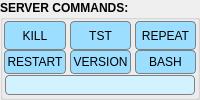
        <widget class="QGroupBox" name="groupBox_COMMON_COMMANDS">
         <property name="sizePolicy">
          <sizepolicy hsizetype="Preferred" vsizetype="Fixed">
           <horstretch>0</horstretch>
           <verstretch>1</verstretch>
          </sizepolicy>
         </property>
         <property name="font">
          <font>
           <weight>75</weight>
           <bold>true</bold>
          </font>
         </property>
         <property name="styleSheet">
          <string notr="true"/>
         </property>
         <property name="title">
          <string>SERVER COMMANDS:</string>
         </property>
         <property name="flat">
          <bool>true</bool>
         </property>
         <property name="checkable">
          <bool>false</bool>
         </property>
         <layout class="QGridLayout" name="gridLayout" columnstretch="0,0,0">
          <property name="leftMargin">
           <number>1</number>
          </property>
          <property name="topMargin">
           <number>1</number>
          </property>
          <property name="rightMargin">
           <number>1</number>
          </property>
          <property name="bottomMargin">
           <number>1</number>
          </property>
          <property name="horizontalSpacing">
           <number>4</number>
          </property>
          <property name="verticalSpacing">
           <number>0</number>
          </property>
          <item row="2" column="2">
           <widget class="QPushButton" name="pushButton_SRV_BASH">
            <property name="font">
             <font>
              <weight>50</weight>
              <bold>false</bold>
             </font>
            </property>
            <property name="styleSheet">
             <string notr="true">QPushButton {
    border: 1px solid grey;
    border-radius: 4px;
    background-color: rgb(155, 222, 255);
	margin:0;
	padding:2;
	min-height:18
 }

 QPushButton:pressed {
    background-color: rgb(200, 250, 255);
	border: 1px solid white;
 }</string>
            </property>
            <property name="text">
             <string>BASH</string>
            </property>
           </widget>
          </item>
          <item row="2" column="1">
           <widget class="QPushButton" name="pushButton_SRV_VERSION">
            <property name="sizePolicy">
             <sizepolicy hsizetype="Minimum" vsizetype="Fixed">
              <horstretch>1</horstretch>
              <verstretch>1</verstretch>
             </sizepolicy>
            </property>
            <property name="font">
             <font>
              <weight>50</weight>
              <bold>false</bold>
             </font>
            </property>
            <property name="styleSheet">
             <string notr="true">QPushButton {
    border: 1px solid grey;
    border-radius: 4px;
    background-color: rgb(155, 222, 255);
	margin:0;
	padding:2;
	min-height:18
 }

 QPushButton:pressed {
    background-color: rgb(200, 250, 255);
	border: 1px solid white;
 }</string>
            </property>
            <property name="text">
             <string>VERSION</string>
            </property>
           </widget>
          </item>
          <item row="2" column="0">
           <widget class="QPushButton" name="pushButton_SRV_RESTART">
            <property name="sizePolicy">
             <sizepolicy hsizetype="Minimum" vsizetype="Fixed">
              <horstretch>1</horstretch>
              <verstretch>1</verstretch>
             </sizepolicy>
            </property>
            <property name="font">
             <font>
              <weight>50</weight>
              <bold>false</bold>
             </font>
            </property>
            <property name="styleSheet">
             <string notr="true">QPushButton {
    border: 1px solid grey;
    border-radius: 4px;
    background-color: rgb(155, 222, 255);
	margin:0;
	padding:2;
	min-height:18
 }

 QPushButton:pressed {
    background-color: rgb(200, 250, 255);
	border: 1px solid white;
 }</string>
            </property>
            <property name="text">
             <string>RESTART</string>
            </property>
           </widget>
          </item>
          <item row="1" column="0">
           <widget class="QPushButton" name="pushButton_SRV_KILL">
            <property name="sizePolicy">
             <sizepolicy hsizetype="Minimum" vsizetype="Minimum">
              <horstretch>1</horstretch>
              <verstretch>1</verstretch>
             </sizepolicy>
            </property>
            <property name="font">
             <font>
              <weight>50</weight>
              <bold>false</bold>
             </font>
            </property>
            <property name="styleSheet">
             <string notr="true">QPushButton {
    border: 1px solid grey;
    border-radius: 4px;
    background-color: rgb(155, 222, 255);
	margin:0;
	padding:2;
	min-height:18
 }

 QPushButton:pressed {
    background-color: rgb(200, 250, 255);
	border: 1px solid white;
 }</string>
            </property>
            <property name="text">
             <string>KILL</string>
            </property>
            <property name="default">
             <bool>false</bool>
            </property>
            <property name="flat">
             <bool>false</bool>
            </property>
           </widget>
          </item>
          <item row="1" column="1">
           <widget class="QPushButton" name="pushButton_SRV_TST">
            <property name="sizePolicy">
             <sizepolicy hsizetype="Minimum" vsizetype="Minimum">
              <horstretch>1</horstretch>
              <verstretch>1</verstretch>
             </sizepolicy>
            </property>
            <property name="font">
             <font>
              <weight>50</weight>
              <bold>false</bold>
             </font>
            </property>
            <property name="styleSheet">
             <string notr="true">QPushButton {
    border: 1px solid grey;
    border-radius: 4px;
    background-color: rgb(155, 222, 255);
	margin:0;
	padding:2;
	min-height:18
 }

 QPushButton:pressed {
    background-color: rgb(200, 250, 255);
	border: 1px solid white;
 }</string>
            </property>
            <property name="text">
             <string>TST</string>
            </property>
            <property name="default">
             <bool>false</bool>
            </property>
            <property name="flat">
             <bool>false</bool>
            </property>
           </widget>
          </item>
          <item row="1" column="2">
           <widget class="QPushButton" name="pushButton_SRV_REPEAT">
            <property name="sizePolicy">
             <sizepolicy hsizetype="Minimum" vsizetype="Minimum">
              <horstretch>1</horstretch>
              <verstretch>1</verstretch>
             </sizepolicy>
            </property>
            <property name="font">
             <font>
              <weight>50</weight>
              <bold>false</bold>
             </font>
            </property>
            <property name="styleSheet">
             <string notr="true">QPushButton {
    border: 1px solid grey;
    border-radius: 4px;
    background-color: rgb(155, 222, 255);
	margin:0;
	padding:2;
	min-height:18
 }

 QPushButton:pressed {
    background-color: rgb(200, 250, 255);
	border: 1px solid white;
 }</string>
            </property>
            <property name="text">
             <string>REPEAT</string>
            </property>
            <property name="default">
             <bool>false</bool>
            </property>
            <property name="flat">
             <bool>false</bool>
            </property>
           </widget>
          </item>
          <item row="3" column="0" colspan="3">
           <widget class="QLineEdit" name="lineEdit_Bush">
            <property name="sizePolicy">
             <sizepolicy hsizetype="Expanding" vsizetype="Fixed">
              <horstretch>3</horstretch>
              <verstretch>1</verstretch>
             </sizepolicy>
            </property>
            <property name="font">
             <font>
              <weight>50</weight>
              <bold>false</bold>
             </font>
            </property>
            <property name="styleSheet">
             <string notr="true">border: 1px solid grey;
border-radius: 4px;
background-color: rgb(210, 242, 255);
margin:1;
padding:1;

 
</string>
            </property>
            <property name="text">
             <string/>
            </property>
            <property name="frame">
             <bool>false</bool>
            </property>
            <property name="cursorMoveStyle">
             <enum>Qt::LogicalMoveStyle</enum>
            </property>
           </widget>
          </item>
         </layout>
        </widget>
